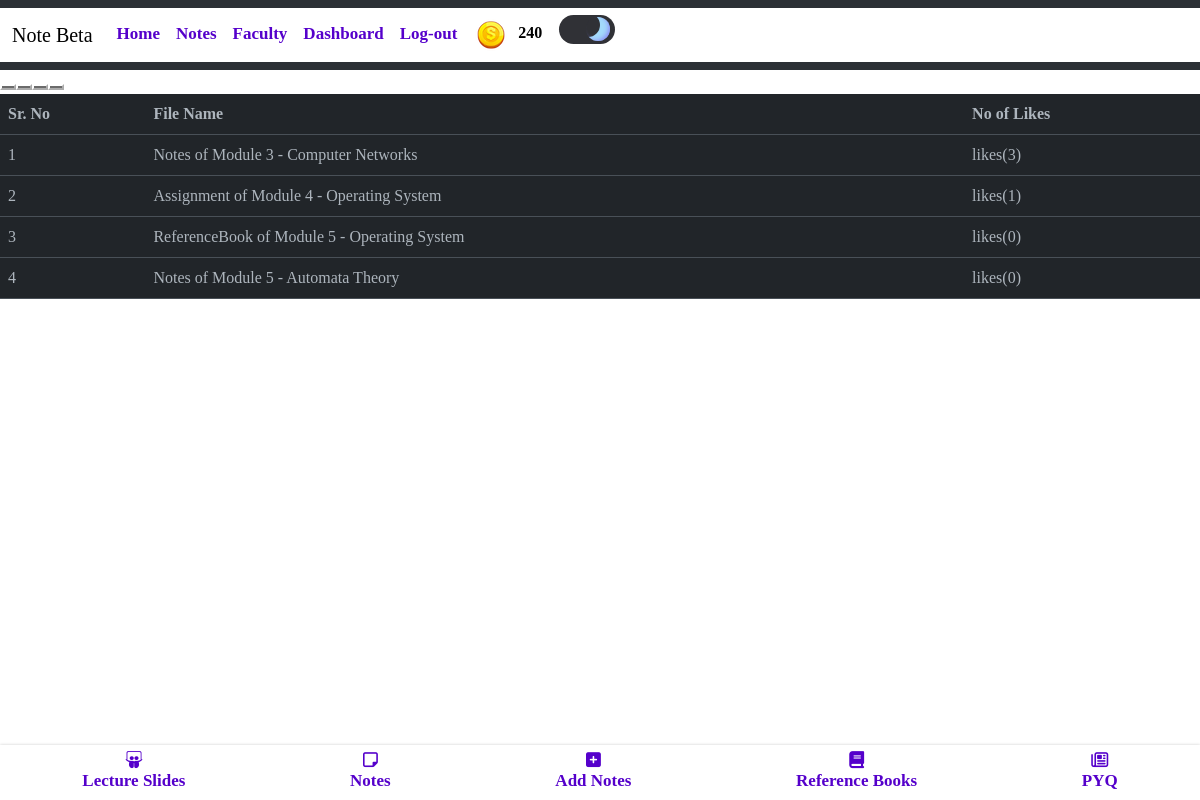
The page /noteslikes (signed in) on the database its author committed.
### blogapp/models.py (models this page shows, shortened)
class UserAccount(AbstractBaseUser, PermissionsMixin):
    email = models.CharField(max_length = 50,unique=True)
    name = models.CharField(max_length=200)
    is_active = models.BooleanField(default=True)
    is_mod = models.BooleanField(default=False)
    is_nUser = models.BooleanField(default=True)
    is_staff = models.BooleanField(default=False)
    coins_scored = models.IntegerField(default=100,null=True,blank=True)
    rank = models.IntegerField(default=0)
    bookmarks = models.ManyToManyField('blogapp.Notes', blank=True)
    is_emailVerified = models.BooleanField(default=False)
    objects = UserAccountManager()
    USERNAME_FIELD = 'email'
    REQUIRED_FIELDS = ['name']

class Notes(models.Model):
    typ = (
        ('Assignment','Assignment'),
        ('Experiment','Experiment'),
        ('Notes','Notes'),
        ('ReferenceBook','Reference Book'),
        ('LectureSlides','Lecture Slides'),
        ('PYQ','PYQ'),
    )
    mods = (
        ('1','1'),
        ('2','2'),
        ('3','3'),
        ('4','4'),
        ('5','5'),
        ('6','6'),
    )
    desc = models.TextField(max_length=500,null=True,blank=True)
    mod = models.CharField(max_length=5,choices=mods,null=True,blank=True)
    file = models.FileField(upload_to='notes/')
    author = models.ForeignKey(UserAccount,on_delete=models.CASCADE)
    status = models.BooleanField(default=False)
    likes = models.ManyToManyField(UserAccount,related_name="notes_like",default=0)
    views = models.PositiveIntegerField(default=0)
    buy=models.ManyToManyField(UserAccount,related_name="buy_notes")
    typeN = models.CharField(max_length=50,null=True,blank=True,choices=typ)
    docid = models.CharField(max_length=300,null=True,blank=True)
    sub =  models.ForeignKey(Subject,on_delete=models.CASCADE,null=True,blank=True)
    slug = AutoSlugField(populate_from = 'sub',unique=True,null=True,default=None)
    nDetail = models.CharField(max_length=100,null=True,blank=True)

class Subject(models.Model):
    name = models.CharField(max_length=50)
    teacher = models.CharField(max_length=50)
    teacherurl = models.CharField(max_length=300,null=True,blank=True)
    img = models.ImageField(upload_to='subImage/',null=True,blank=True)
    def __str__(self):
        return self.name

### blogapp/views.py (the view)
# urls.py: path('noteslikes', views.notes_likes, name='noteslikes'),
@login_required(login_url='/login/')
def notes_likes(request):
    user = request.user
    notes = Notes.objects.filter(author=user,status=True)
    notes_with_likes = []
    for note in notes:
        num_likes = note.likes.count()
        notes_with_likes.append((note, num_likes))
    context = {
        'notes':notes,
        'notes_with_likes': notes_with_likes,
        'num_likes':num_likes
    }
    return render(request, 'main/noteslikes.html', context)

### templates/main/noteslikes.html (shortened to what this page needs)
{% extends 'index.html' %}
{% load static %}
{% block content %}
<link rel="stylesheet" href="{% static 'css/noteslikes.css' %}" />
<div>
  <table class="table table-hover">
    <thead>
      <tr style="color:black">
        <th scope="col">Sr. No</th>
        <th scope="col">File Name</th>
        <th scope="col">No of Likes</th>
      </tr>
    </thead>
    <tbody style="color:black">
      {% for note, num_likes in notes_with_likes %}
      <tr>
        <td scope="row">{{forloop.counter}}</td>
        <td>{{note.typeN}} of Module {{note.mod}} - {{note.sub}}</td>
        <button class="card-link" class="btn btn-success">
          <td>likes({{ num_likes }})</td>
        </button>
      </tr>
      {% endfor %}
    </tbody>
  </table>
</div>
 {% endblock %}

### templates/components/header.html (shortened to what this page needs)
{% load static %}
<nav class="navbar navbar-expand-lg bg-body-tertiary" >
    <div class="container-fluid" style="background-color: white;">
      <a class="navbar-brand mb-0 h1" href="{% url 'notes'%}" style="color: black;">Note Beta</a>
      <div class="collapse navbar-collapse" id="navbarTogglerDemo03">
        <ul class="navbar-nav me-auto mb-2 mb-lg-0" >
          {% if user.is_authenticated %}
          <li class="nav-item">
            <a class="nav-link abc" href="{% url 'home' %}" >Home</a>
          </li>
          <li class="nav-item" >
            <a class="nav-link abc" href="{% url 'notes' %}" >Notes</a>
          </li>
          <li class="nav-item" >
            <a class="nav-link abc" href="{% url 'teacher' %}" >Faculty</a>
          </li>
          <li class="nav-item" >
            <a class="nav-link abc" href="{% url 'dashboard' %}" >Dashboard</a>
          </li>
          <li class="nav-item">
            <a class="nav-link abc" href="{% url 'logout' %}" >Log-out</a>
          </li>
          {% endif %}
          {% if user.is_authenticated %}
          <table class="coins">
          <th>
          <img src="{% static 'images/coin.png' %}" alt="">
          </th>
          <th>
          <p class="cna" id="cna" style="color: black;">{{ user.coins_scored }}</p>
          </th>
          </table>
    {% endif %}
            <label class="switch">
              <span class="slider"></span>
            </label>
      </div>
    </div>
  </nav>

### static/css/noteslikes.css (style rules this page uses)
body { font-family: "Times New Roman", Times, serif; background: url(https://encrypted-tbn0.gstatic.com/images?q=tbn:ANd9GcSu1VEYbaPb2EejWyAL5pmuwg69l8noRvkBGveWdSB5bQ&usqp=CAU&ec=48665701); background-repeat: no-repeat; background-size: cover; }

### templates/components/header.html (style rules this page uses)
.nav-link { margin-top: 5px; color: #5500cb; font-size: 17px; font-weight: bold; }
.coins { width: 3px; }
.cna { margin-top: 12px; font-weight: bold; }
.switch { margin-left: 1em; margin-top: 7px; --width-of-switch: 3.5em; --height-of-switch: 1.8em; --size-of-icon: 1.4em; --slider-offset: 0.3em; position: relative; width: var(--width-of-switch); height: var(--height-of-switch); }
.slider { position: absolute; cursor: pointer; top: 0; left: 0; right: 0; bottom: 0; background-color: #f4f4f5; transition: .4s; border-radius: 30px; }
.slider:before { position: absolute; content: ""; height: var(--size-of-icon,1.4em); width: var(--size-of-icon,1.4em); border-radius: 20px; left: var(--slider-offset,0.3em); top: 50%; transform: translateY(-50%); background: linear-gradient(40deg,#ff0080,#ff8c00 70%); ; transition: .4s; }
input:checked + .slider { background-color: #303136; }
input:checked + .slider:before { left: calc(100% - (var(--size-of-icon,1.4em) + var(--slider-offset,0.3em))); background: #303136; box-shadow: inset -3px -2px 5px -2px #8983f7, inset -10px -4px 0 0 #a3dafb; }

### templates/components/notesBottomNav.html (style rules this page uses)
i,span { color: #5500cb; font-size: 17px; font-weight: bold; }

### rows shown on the page
UserAccount: coins_scored "240"
Notes: typeN "Notes", mod "3", sub "Computer Networks"
Notes: typeN "Assignment", mod "4", sub "Operating System", status "1"
Notes: typeN "ReferenceBook", mod "5", sub "Operating System", views "0"
Notes: typeN "Notes", mod "5", sub "Automata Theory", views "0"
